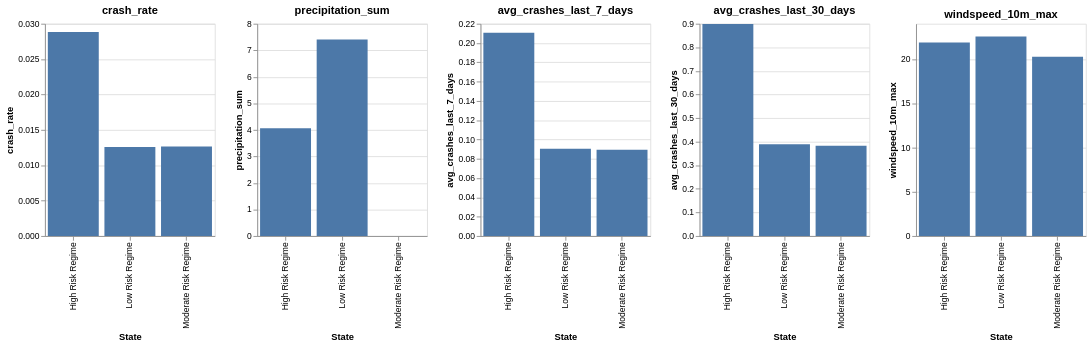

The notebook cell this image was saved under:
### Markdown cell above
## 4. Interpreting the Three HMM Risk Regimes

The Hidden Markov Model identifies three latent daily “risk regimes” in NYC, each defined by characteristic patterns of weather and recent crash activity. These regimes represent underlying traffic–weather conditions that the city transitions between over time.

The table above summarizes the mean values for each state.

---

### **1. High Risk Regime — Elevated Crashes During Wet, Windy Conditions**

This regime exhibits the **highest crash counts and crash rates** across all states. Days in this regime typically show:

- Moderate precipitation (~4 mm)  
- Rain on ~59% of days  
- Elevated wind speeds (~22 km/h)  
- Cooler temperatures (~11°C)  
- Higher recent crash averages (7‑day and 30‑day)

These conditions reflect **unstable weather with normal traffic volume**, producing slick roads, reduced visibility, and increased braking distances. The combination of active weather and typical congestion levels leads to **heightened crash risk**.

---

### **2. Low Risk Regime — Heavy Rain but Low Crash Activity**

Despite having the **heaviest precipitation** (~7.4 mm) and a rain indicator of **1.0** (rain every day), this state shows **low crash counts and low crash rates**.

This counterintuitive pattern likely reflects:

- Reduced traffic volume  
- Slower driving speeds  
- Trip cancellations  
- Off‑peak or weekend periods  

This regime represents **“rain but low exposure”** conditions — weather is more severe, but fewer vehicles are on the road, reducing overall crash risk.

---

### **3. Moderate Risk Regime — Dry, Normal Traffic Conditions**

This regime represents the city’s **baseline state**, with:

- **Zero precipitation**  
- Rain indicator of 0  
- Moderate temperatures (~12°C)  
- Lowest wind speeds among the three regimes  
- Crash rates similar to the Low Risk regime  

The transition matrix shows this regime is extremely stable (≈99.9% self‑transition), indicating that NYC spends most of its time in this default dry‑weather condition.

---

### Code cell
# Melt for Altair
melted = state_means_df.melt(id_vars="state_label", var_name="feature", value_name="value")

# Select features to visualize
features_to_plot = [
    "crash_rate",
    "precipitation_sum",
    "avg_crashes_last_7_days",
    "avg_crashes_last_30_days",
    "windspeed_10m_max"
]

charts = []
for feat in features_to_plot:
    chart = (
        alt.Chart(melted[melted["feature"] == feat])
        .mark_bar()
        .encode(
            x=alt.X("state_label:N", title="State"),
            y=alt.Y("value:Q", title=feat),
            tooltip=["state_label", "value"]
        )
        .properties(width=200, height=250, title=feat)
    )
    charts.append(chart)

# Combine horizontally
charts[0] | charts[1] | charts[2] | charts[3] | charts[4]

### Figure 1 — Vega-Lite specification as saved in the notebook (floating-point values rounded to 4 significant figures)
{"config": {"view": {"continuousWidth": 300, "continuousHeight": 300}}, "hconcat": [{"data": {"name": "data-579b4fbd7025feae512735fae814c74c"}, "mark": {"type": "bar"}, "encoding": {"tooltip": [{"field": "state_label", "type": "nominal"}, {"field": "value", "type": "quantitative"}], "x": {"field": "state_label", "title": "State", "type": "nominal"}, "y": {"field": "value", "title": "crash_rate", "type": "quantitative"}}, "height": 250, "title": "crash_rate", "width": 200}, {"data": {"name": "data-0f97091e7f70401be26efdc60cbb6a89"}, "mark": {"type": "bar"}, "encoding": {"tooltip": [{"field": "state_label", "type": "nominal"}, {"field": "value", "type": "quantitative"}], "x": {"field": "state_label", "title": "State", "type": "nominal"}, "y": {"field": "value", "title": "precipitation_sum", "type": "quantitative"}}, "height": 250, "title": "precipitation_sum", "width": 200}, {"data": {"name": "data-d912f2128439ee64588d1d34003444e5"}, "mark": {"type": "bar"}, "encoding": {"tooltip": [{"field": "state_label", "type": "nominal"}, {"field": "value", "type": "quantitative"}], "x": {"field": "state_label", "title": "State", "type": "nominal"}, "y": {"field": "value", "title": "avg_crashes_last_7_days", "type": "quantitative"}}, "height": 250, "title": "avg_crashes_last_7_days", "width": 200}, {"data": {"name": "data-c536c7abf632802ccb6e0fa428449680"}, "mark": {"type": "bar"}, "encoding": {"tooltip": [{"field": "state_label", "type": "nominal"}, {"field": "value", "type": "quantitative"}], "x": {"field": "state_label", "title": "State", "type": "nominal"}, "y": {"field": "value", "title": "avg_crashes_last_30_days", "type": "quantitative"}}, "height": 250, "title": "avg_crashes_last_30_days", "width": 200}, {"data": {"name": "data-7f78313876c4ae1f6ec3889d3d7812cb"}, "mark": {"type": "bar"}, "encoding": {"tooltip": [{"field": "state_label", "type": "nominal"}, {"field": "value", "type": "quantitative"}], "x": {"field": "state_label", "title": "State", "type": "nominal"}, "y": {"field": "value", "title": "windspeed_10m_max", "type": "quantitative"}}, "height": 250, "title": "windspeed_10m_max", "width": 200}], "$schema": "https://vega.github.io/schema/vega-lite/v6.1.0.json", "datasets": {"data-579b4fbd7025feae512735fae814c74c": [{"state_label": "High Risk Regime", "feature": "crash_rate", "value": 0.02884}, {"state_label": "Low Risk Regime", "feature": "crash_rate", "value": 0.01257}, {"state_label": "Moderate Risk Regime", "feature": "crash_rate", "value": 0.01265}], "data-0f97091e7f70401be26efdc60cbb6a89": [{"state_label": "High Risk Regime", "feature": "precipitation_sum", "value": 4.065}, {"state_label": "Low Risk Regime", "feature": "precipitation_sum", "value": 7.41}, {"state_label": "Moderate Risk Regime", "feature": "precipitation_sum", "value": 0.0}], "data-d912f2128439ee64588d1d34003444e5": [{"state_label": "High Risk Regime", "feature": "avg_crashes_last_7_days", "value": 0.2107}, {"state_label": "Low Risk Regime", "feature": "avg_crashes_last_7_days", "value": 0.09045}, {"state_label": "Moderate Risk Regime", "feature": "avg_crashes_last_7_days", "value": 0.08945}], "data-c536c7abf632802ccb6e0fa428449680": [{"state_label": "High Risk Regime", "feature": "avg_crashes_last_30_days", "value": 0.8985}, {"state_label": "Low Risk Regime", "feature": "avg_crashes_last_30_days", "value": 0.3888}, {"state_label": "Moderate Risk Regime", "feature": "avg_crashes_last_30_days", "value": 0.3829}], "data-7f78313876c4ae1f6ec3889d3d7812cb": [{"state_label": "High Risk Regime", "feature": "windspeed_10m_max", "value": 21.89}, {"state_label": "Low Risk Regime", "feature": "windspeed_10m_max", "value": 22.57}, {"state_label": "Moderate Risk Regime", "feature": "windspeed_10m_max", "value": 20.26}]}}
